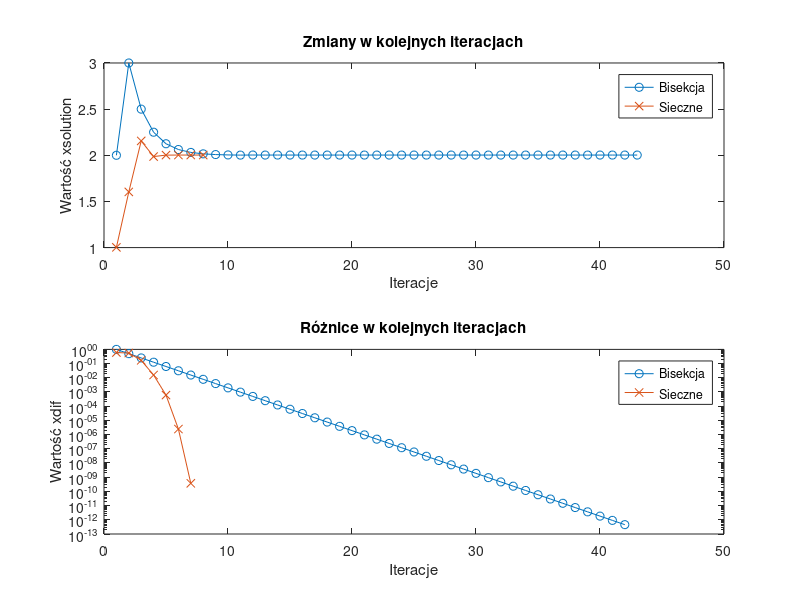

Recreate this plot in MATLAB.
function rozwiazanie_impendance_magnitude
    a = 1;
    b = 50;
    ytolerance = 1e-12;
    max_iterations = 100;
    
    [omega_bisection, ~, ~, xtab_bisection, xdif_bisection] = bisection_method(a, b, max_iterations, ytolerance, @impedance_magnitude);
    [omega_secant, ~, ~, xtab_secant, xdif_secant] = secant_method(a, b, max_iterations, ytolerance, @impedance_magnitude);
    
    figure;
    subplot(2,1,1); % upper chart
    plot(xtab_bisection, '-o', 'DisplayName', 'Bisekcja');
    hold on;
    plot(xtab_secant, '-x', 'DisplayName', 'Sieczne');

    xlabel('Iteracje');
    ylabel('Wartość xsolution');
    title('Zmiany w kolejnych iteracjach');
    legend('Location', 'best');
    
    subplot(2,1,2);
    semilogy(xdif_bisection, '-o', 'DisplayName', 'Bisekcja');
    hold on;
    semilogy(xdif_secant, '-x', 'DisplayName', 'Sieczne');

    xlabel('Iteracje');
    ylabel('Wartość xdif');
    title('Różnice w kolejnych iteracjach');
    legend('Location', 'best');

end

function [xsolution,ysolution,iterations,xtab,xdif] = secant_method(a,b,max_iterations,ytolerance,fun)
    % a - lewa granica przedziału poszukiwań miejsca zerowego (x0=a)
    % b - prawa granica przedziału poszukiwań miejsca zerowego (x1=b)
    % max_iterations - maksymalna liczba iteracji działania metody siecznych
    % ytolerance - wartość abs(fun(xsolution)) powinna być mniejsza niż ytolerance
    % fun - nazwa funkcji, której miejsce zerowe będzie wyznaczane
    %
    % xsolution - obliczone miejsce zerowe
    % ysolution - wartość fun(xsolution)
    % iterations - liczba iteracji wykonana w celu wyznaczenia xsolution
    % xtab - wektor z kolejnymi kandydatami na miejsce zerowe, począwszy od x2
    % xdiff - wektor wartości bezwzględnych z różnic pomiędzy i-tym oraz (i+1)-ym elementem wektora xtab; xdiff(1) = abs(xtab(2)-xtab(1));
    
    xsolution = [];
    ysolution = [];
    iterations = [];
    xtab = [];
    xdif = [];

    format long
    func = @(x) x.^2 - 4.01;
    a = 0;
    b = 4;
    max_iterations = 100;
    ytolerance = 1e-12;    
    iter = 0;
    while 1
        iter = iter + 1;
        c = b - ((func(b) * (b - a)) / (func(b) - func(a))); % formula 6
    
        xtab = [xtab; c];
        [r, t] = size(xtab);
        
        if r >= 2
            xdif = [xdif; abs(xtab(r, 1) - xtab(r - 1, 1))]; % r,r-1 column difference --> xdif
        end
        
        if abs(func(c)) < ytolerance || iter == max_iterations
            xsolution = [xsolution, c];
            ysolution = [ysolution, func(c)];
    
            iterations = [iterations, iter];
            iter = 0;
            break;
        end
        
        a = b; % shift
        b = c;
    end

end

function impedance_delta = impedance_magnitude(omega)
omega = 10;
if omega <= 0
    error("Podano zlą omegę");
end
R = 525;
C = 7 * 10^(-5);
L = 3;
M = 75; % docelowa wartość modułu impedancji

mianL = 1 / R^2;
mianPL = omega * C;
mianPP = 1 / (omega * L);

Z_mian = (mianL + (mianPL - mianPP)^2)^0.5;
Z = 1 / Z_mian;

impedance_delta = Z - M;

end

function [xsolution,ysolution,iterations,xtab,xdif] = bisection_method(a,b,max_iterations,ytolerance,fun)
% a - lewa granica przedziału poszukiwań miejsca zerowego
% b - prawa granica przedziału poszukiwań miejsca zerowego
% max_iterations - maksymalna liczba iteracji działania metody bisekcji
% ytolerance - wartość abs(fun(xsolution)) powinna być mniejsza niż ytolerance
% fun - nazwa funkcji, której miejsce zerowe będzie wyznaczane
%
% xsolution - obliczone miejsce zerowe
% ysolution - wartość fun(xsolution)
% iterations - liczba iteracji wykonana w celu wyznaczenia xsolution
% xtab - wektor z kolejnymi kandydatami na miejsce zerowe, począwszy od xtab(1)= (a+b)/2
% xdiff - wektor wartości bezwzględnych z różnic pomiędzy i-tym oraz (i+1)-ym elementem wektora xtab; xdiff(1) = abs(xtab(2)-xtab(1));

xsolution = [];
ysolution = [];
iterations = [];
xtab = [];
xdif = [];

func = @(x) x.^2 - 4.01;
a = 0;
b = 4;
max_iterations = 100;
ytolerance = 1e-12;
iter = 0;
while 1
    iter = iter + 1;
    c = (a + b) / 2;
    xtab = [xtab; c];
    [r, t] = size(xtab);

    if r >= 2
        xdif = [xdif; abs(xtab(r, 1) - xtab(r - 1, 1))];
    end

    if abs(func(c)) < ytolerance
        xsolution = [xsolution, c];
        ysolution = [ysolution, func(c)];
        iterations = [iterations, iter];
        iter = 0;
        break;
    elseif func(a) * func(c) < 0
        b = c;
    else
        a = c;
    end

    if iter == max_iterations
        break
    end
end
end